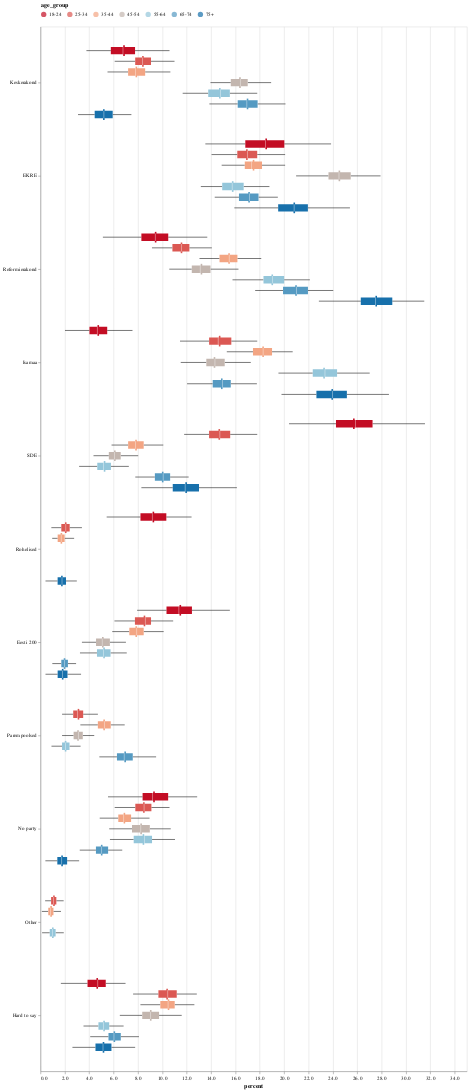

Source (notebook cell):
### Code cell
e2e_plot({
    'res_col' : 'party_preference',
    'factor_cols': ['age_group'],
    'filter': {},
    'plot': 'boxplots',
    'internal_facet': True
},data_file)

### Figure 1 — Vega-Lite specification as saved in the notebook (floating-point values rounded to 4 significant figures; data arrays with more than 128 entries replaced by an {"elided": "..."} marker saying what was removed)
{"config": {"view": {"continuousWidth": 300, "continuousHeight": 300}}, "layer": [{"mark": {"type": "tick", "thickness": 3}, "encoding": {"color": {"field": "age_group", "legend": {"columns": 7, "orient": "top"}, "scale": {"domain": ["18-24", "25-34", "35-44", "45-54", "55-64", "65-74", "75+"], "range": ["#c30d24", "#db5853", "#f3a583", "#c3b6af", "#94c6da", "#559ac2", "#1770ab"]}, "type": "nominal"}, "tooltip": [{"aggregate": "mean", "field": "percent", "type": "quantitative"}, {"field": "age_group", "type": "nominal"}, {"field": "party_preference", "type": "nominal"}], "x": {"aggregate": "mean", "field": "percent", "type": "quantitative"}, "y": {"field": "party_preference", "sort": ["Keskerakond", "EKRE", "Reformierakond", "Isamaa", "SDE", "Rohelised", "Eesti 200", "Parempoolsed", "No party", "Other", "Hard to say"], "title": null, "type": "nominal"}, "yOffset": {"field": "age_group", "sort": ["18-24", "25-34", "35-44", "45-54", "55-64", "65-74", "75+"], "title": null, "type": "nominal"}}}, {"mark": {"type": "boxplot", "clip": true, "outliers": false}, "encoding": {"color": {"field": "age_group", "legend": {"columns": 7, "orient": "top"}, "scale": {"domain": ["18-24", "25-34", "35-44", "45-54", "55-64", "65-74", "75+"], "range": ["#c30d24", "#db5853", "#f3a583", "#c3b6af", "#94c6da", "#559ac2", "#1770ab"]}, "type": "nominal"}, "tooltip": [{"field": "age_group", "type": "nominal"}, {"field": "party_preference", "type": "nominal"}], "x": {"axis": {"format": ".1f"}, "field": "percent", "title": "percent", "type": "quantitative"}, "y": {"field": "party_preference", "sort": ["Keskerakond", "EKRE", "Reformierakond", "Isamaa", "SDE", "Rohelised", "Eesti 200", "Parempoolsed", "No party", "Other", "Hard to say"], "title": null, "type": "nominal"}, "yOffset": {"field": "age_group", "sort": ["18-24", "25-34", "35-44", "45-54", "55-64", "65-74", "75+"], "title": null, "type": "nominal"}}}], "data": {"name": "data-886f26d3ebb2870271b4aac6f86f4da4"}, "width": 800, "$schema": "https://vega.github.io/schema/vega-lite/v5.15.1.json", "datasets": {"data-886f26d3ebb2870271b4aac6f86f4da4": {"elided": "13599 records"}}}
